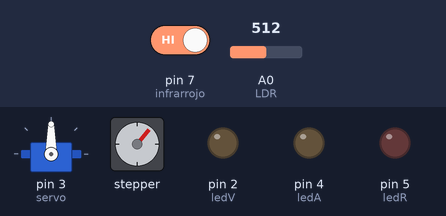
Bench run of a sketch on a simulated Arduino Uno, built with avr-gcc and run on an emulated ATmega328P. On the bench: servo, stepper motor, output pins drawn as LEDs (lit = HIGH). Inputs (shaded band) come from the test bench; at power-on: pin 7 (infrarrojo) HIGH, A0 (LDR) = 512. Stepper angles assume 2048 steps per turn.

Above: at 8.8 s.
8.9 s: pin 7 (infrarrojo) driven LOW
At 9.28 s:
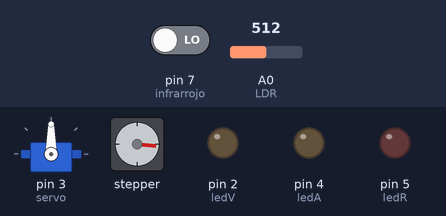
At 12.8 s:
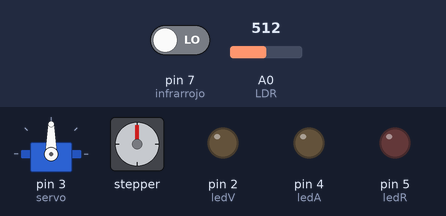
Timing chart, 0 to 19.9 s (numbered marks = the images above; inputs shaded):
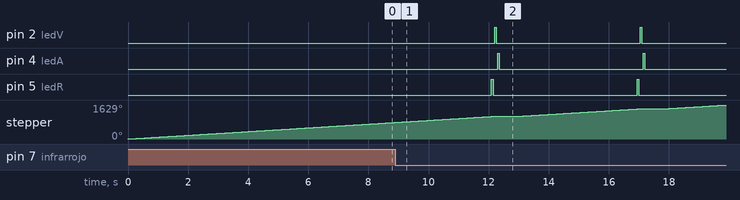

The sketch:

sensor_de_colores.ino
```cpp
#include <Stepper.h>
#include <Servo.h>
#define LDR    A0
#define ledA  4
#define ledV 2
#define ledR  5
int servo = 3;
int stepsPerRevolution = 2048;
int motorSpeed = 15;
int infrarrojo = 7;
int resultado_azul, resultado_rojo, resultado_verde;
int resultado;
int tol = 8;
Stepper myStepper(stepsPerRevolution, 11, 9, 10, 8);
Servo ciervito;
void obstaculito();
void setup() {
  Serial.begin(9600);
  myStepper.setSpeed(motorSpeed);
  ciervito.attach(servo);
  pinMode(infrarrojo,INPUT);
  pinMode(LDR, INPUT);
  pinMode(ledA, OUTPUT);
  pinMode(ledV, OUTPUT);
  pinMode(ledR, OUTPUT);
  //Los leds inician en un estado de bajo
  digitalWrite(ledA, LOW);
  digitalWrite(ledV, LOW);
  digitalWrite(ledR, LOW);
}
void loop() {
  obstaculito();
}
void obstaculito(){
  int inf = digitalRead(infrarrojo);
  if(inf == LOW){
  //Enviendo el led rojo
  digitalWrite(ledR, HIGH);
  //espero 50 milisegundos
  delay(50);
  //Leo el valor captado por la LDR
  resultado = analogRead(LDR);
  resultado_rojo = map(resultado, 0,1023,0,255);  //lo linealizo
  digitalWrite(ledR, LOW);
  delay(50);
  //Enviendo el led verde
  digitalWrite(ledV, HIGH);
  //espero 50 milisegundos
  delay(50);
  //Leo el valor captado por la LDR
  resultado = analogRead(LDR);
  resultado_verde = map(resultado, 0,1023,0,255);  //lo linealizo
  digitalWrite(ledV, LOW);
  delay(50);
   //Enviendo el led azul
  digitalWrite(ledA, HIGH);
  //espero 50 milisegundos
  delay(50);
  //Leo el valor captado por la LDR
  resultado = analogRead(LDR);
  resultado_azul = map(resultado, 0,1023,0,255);  //lo linealizo
  digitalWrite(ledA, LOW);
  delay(50);
 if(resultado_azul > resultado_verde && resultado_azul > resultado_rojo){
  ciervito.write(0);
 }
 else{
  ciervito.write(90);
 }
 myStepper.step(0);
 delay(525);
 myStepper.step(stepsPerRevolution);
  }
  else{
    myStepper.step(stepsPerRevolution);
  }
  }
```

Measured:
- after the input at 8.9 s, pin 2 (ledV): alternates HIGH for 0.05 s and LOW for 4.8 s, starting after 3.3 s; pin 4 (ledA): alternates HIGH for 0.05 s and LOW for 4.8 s, starting after 3.4 s; pin 5 (ledR): alternates HIGH for 0.05 s and LOW for 4.8 s, starting after 3.2 s
